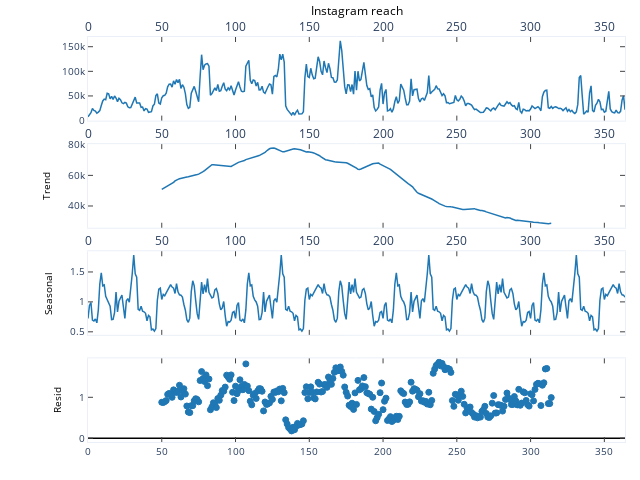

Here is the notebook cell this chart was saved with:
### Code cell
data = data[["Date", "Instagram reach"]]

result = seasonal_decompose(data['Instagram reach'], 
                            model='multiplicative', 
                            period=100)

fig = plt.figure()
fig = result.plot()

fig = mpl_to_plotly(fig)
fig.show()

### Figure 1 — Plotly figure (JSON) as saved in the notebook; plotly's stock layout.template omitted (floating-point values rounded to 4 significant figures; data arrays with more than 128 entries replaced by an {"elided": "..."} marker saying what was removed)
{"data": [{"line": {"color": "rgba (31, 119, 180, 1)", "dash": "solid", "width": 1.5}, "mode": "lines", "name": "_child0", "type": "scatter", "x": {"elided": "365 int values"}, "xaxis": "x", "y": {"elided": "365 int values"}, "yaxis": "y"}, {"line": {"color": "rgba (31, 119, 180, 1)", "dash": "solid", "width": 1.5}, "mode": "lines", "name": "_child0", "type": "scatter", "x": {"elided": "365 int values"}, "xaxis": "x2", "y": {"elided": "365 float values"}, "yaxis": "y2"}, {"line": {"color": "rgba (31, 119, 180, 1)", "dash": "solid", "width": 1.5}, "mode": "lines", "name": "_child0", "type": "scatter", "x": {"elided": "365 int values"}, "xaxis": "x3", "y": {"elided": "365 float values"}, "yaxis": "y3"}, {"marker": {"color": "#1F77B4", "line": {"color": "#1F77B4", "width": 1}, "opacity": 1, "size": 6, "symbol": "circle"}, "mode": "markers", "name": "_child0", "type": "scatter", "x": {"elided": "365 int values"}, "xaxis": "x4", "y": {"elided": "365 float values"}, "yaxis": "y4"}, {"line": {"color": "rgba (0, 0, 0, 1)", "dash": "solid", "width": 1.5}, "mode": "lines", "name": "_child1", "type": "scatter", "x": [0, 364], "xaxis": "x4", "y": [0, 0], "yaxis": "y4"}], "layout": {"annotations": [{"font": {"color": "#000000", "size": 12}, "showarrow": false, "text": "Instagram reach", "x": 0.5, "xanchor": "center", "xref": "paper", "y": 1.04, "yanchor": "bottom", "yref": "paper"}], "autosize": false, "height": 480, "hovermode": "closest", "margin": {"b": 38, "l": 88, "pad": 0, "r": 15, "t": 37}, "showlegend": false, "width": 640, "xaxis": {"anchor": "y", "domain": [0, 1], "mirror": "ticks", "nticks": 9, "range": [0, 364], "showgrid": false, "showline": true, "side": "top", "ticks": "inside", "type": "linear", "zeroline": false}, "xaxis2": {"anchor": "y2", "domain": [0, 1], "mirror": "ticks", "nticks": 9, "range": [0, 364], "showgrid": false, "showline": true, "side": "top", "ticks": "inside", "type": "linear", "zeroline": false}, "xaxis3": {"anchor": "y3", "domain": [0, 1], "mirror": "ticks", "nticks": 9, "range": [0, 364], "showgrid": false, "showline": true, "side": "top", "ticks": "inside", "type": "linear", "zeroline": false}, "xaxis4": {"anchor": "y4", "domain": [0, 1], "mirror": "ticks", "nticks": 9, "range": [0, 364], "showgrid": false, "showline": true, "side": "bottom", "tickfont": {"size": 10}, "ticks": "inside", "type": "linear", "zeroline": false}, "yaxis": {"anchor": "x", "domain": [0.7935, 1], "mirror": "ticks", "nticks": 4, "range": [-98.9, 169700.0], "showgrid": false, "showline": true, "side": "left", "tickfont": {"size": 10}, "ticks": "inside", "type": "linear", "zeroline": false}, "yaxis2": {"anchor": "x2", "domain": [0.529, 0.7355], "mirror": "ticks", "nticks": 5, "range": [25790.0, 80420.0], "showgrid": false, "showline": true, "side": "left", "tickfont": {"size": 10}, "ticks": "inside", "title": {"font": {"color": "#000000", "size": 10}, "text": "Trend"}, "type": "linear", "zeroline": false}, "yaxis3": {"anchor": "x3", "domain": [0.2645, 0.471], "mirror": "ticks", "nticks": 5, "range": [0.4489, 1.846], "showgrid": false, "showline": true, "side": "left", "tickfont": {"size": 10}, "ticks": "inside", "title": {"font": {"color": "#000000", "size": 10}, "text": "Seasonal"}, "type": "linear", "zeroline": false}, "yaxis4": {"anchor": "x4", "domain": [0, 0.2065], "mirror": "ticks", "nticks": 4, "range": [-0.09295, 1.952], "showgrid": false, "showline": true, "side": "left", "tickfont": {"size": 10}, "ticks": "inside", "title": {"font": {"color": "#000000", "size": 10}, "text": "Resid"}, "type": "linear", "zeroline": false}}}
